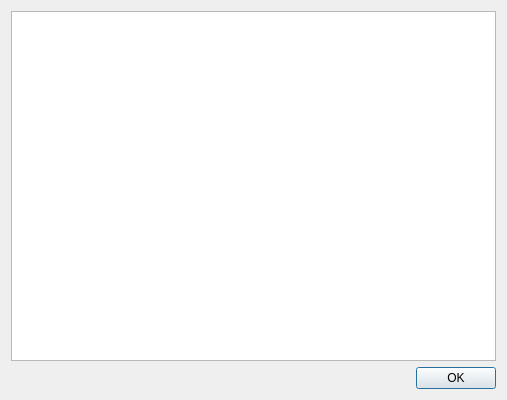
<?xml version="1.0" encoding="UTF-8"?>
<ui version="4.0">
 <class>FieldsView</class>
 <widget class="QDialog" name="FieldsView">
  <property name="geometry">
   <rect>
    <x>0</x>
    <y>0</y>
    <width>507</width>
    <height>400</height>
   </rect>
  </property>
  <property name="windowTitle">
   <string>Dialog</string>
  </property>
  <layout class="QVBoxLayout" name="verticalLayout">
   <item>
    <widget class="QTableView" name="fieldsView"/>
   </item>
   <item>
    <widget class="QDialogButtonBox" name="buttonBox">
     <property name="orientation">
      <enum>Qt::Horizontal</enum>
     </property>
     <property name="standardButtons">
      <set>QDialogButtonBox::Ok</set>
     </property>
    </widget>
   </item>
  </layout>
 </widget>
 <resources/>
 <connections>
  <connection>
   <sender>buttonBox</sender>
   <signal>accepted()</signal>
   <receiver>FieldsView</receiver>
   <slot>accept()</slot>
   <hints>
    <hint type="sourcelabel">
     <x>248</x>
     <y>254</y>
    </hint>
    <hint type="destinationlabel">
     <x>157</x>
     <y>274</y>
    </hint>
   </hints>
  </connection>
  <connection>
   <sender>buttonBox</sender>
   <signal>rejected()</signal>
   <receiver>FieldsView</receiver>
   <slot>reject()</slot>
   <hints>
    <hint type="sourcelabel">
     <x>316</x>
     <y>260</y>
    </hint>
    <hint type="destinationlabel">
     <x>286</x>
     <y>274</y>
    </hint>
   </hints>
  </connection>
 </connections>
</ui>
